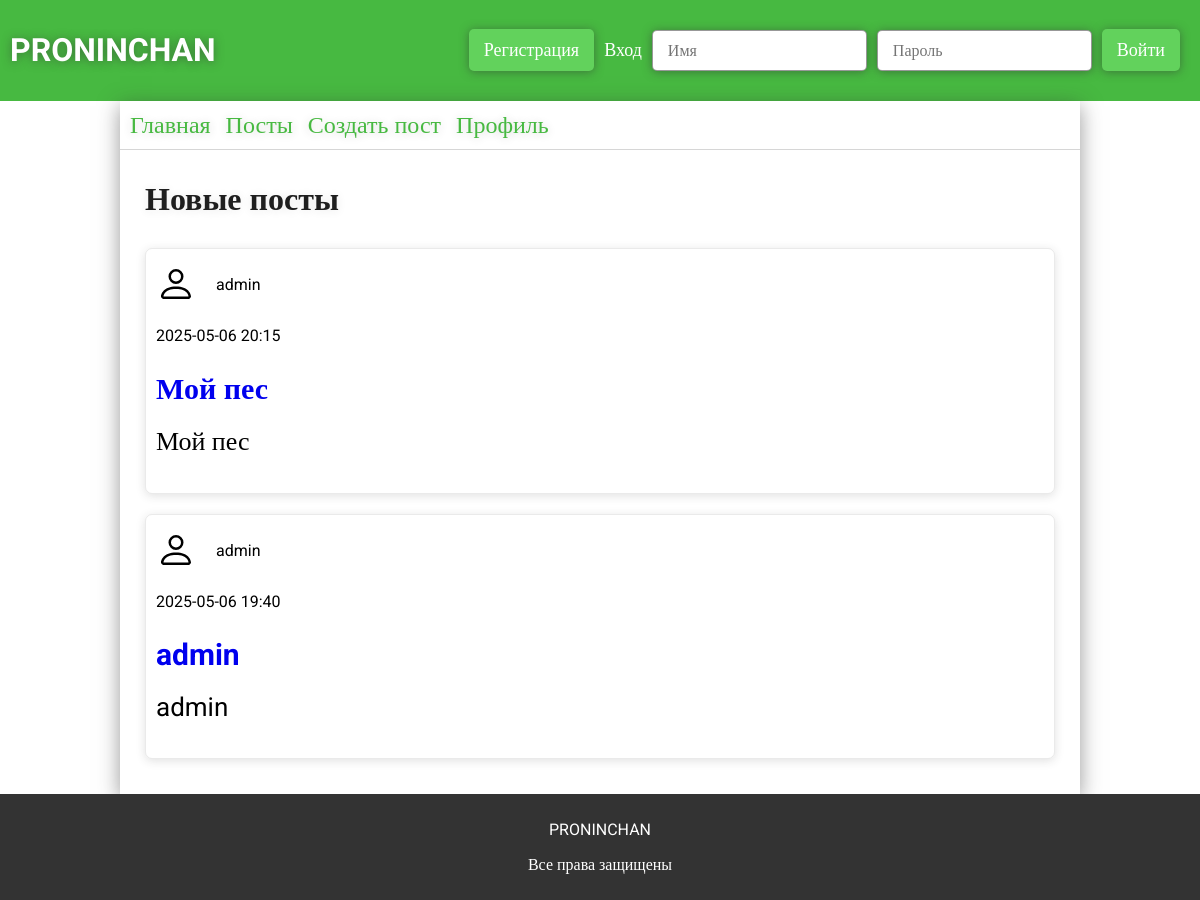
Before: / with the older database file.
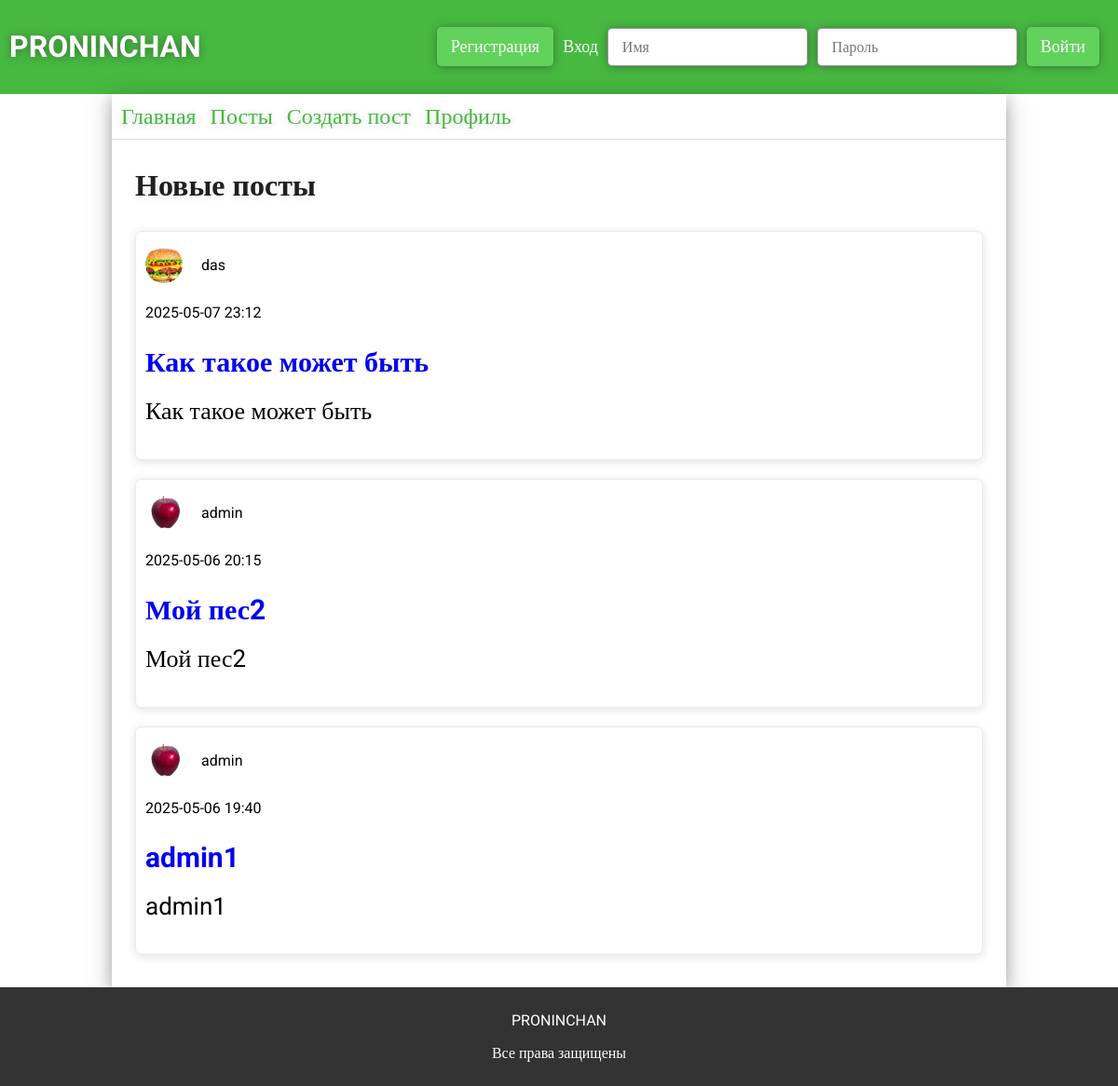
After: the same page with the newer database file.
### app.py (models this page shows)
class ForumPosts(db.Model):
    __tablename__ = 'forum_posts'
    id = db.Column(db.Integer, primary_key=True)
    user_id = db.Column(db.Integer, db.ForeignKey('users.id'), nullable=False)
    theme = db.Column(db.String(124), nullable=False)
    text = db.Column(db.Text, nullable=False)
    section_id = db.Column(db.Integer, db.ForeignKey('forum_sections.id'), nullable=False)
    category_id = db.Column(db.Integer, db.ForeignKey('forum_categories.id'), nullable=False)
    created_at = db.Column(db.DateTime, default=datetime.now)
    user = db.relationship("Users", backref="posts")
    sections = db.relationship("ForumSections")
    categories = db.relationship("ForumCategory")
    all_comments = db.relationship("ForumComments", backref="forum_post", cascade="all, delete-orphan")

class Users(db.Model):
    __tablename__ = 'users'
    id = db.Column(db.Integer, primary_key=True)
    username = db.Column(db.String(32), unique=True, nullable=False)
    photo = db.Column(db.String(124))
    email = db.Column(db.String(64), unique=True, nullable=False)
    password = db.Column(db.String(30), nullable=False)
    access = db.Column(db.String(64), nullable=False, default='user')
    all_posts = db.relationship("ForumPosts", backref="user_author", cascade="all, delete-orphan")
    all_comments = db.relationship("ForumComments", backref="user_author")

### app.py (the view)
@app.route('/')
def main():
    new_posts = ForumPosts.query.order_by(ForumPosts.created_at.desc()).limit(5).all()
    if 'user' in session:
        try:
            access = (Users.query.filter_by(id=session['user']).first()).access
        except:
            return redirect(url_for('logout'))
        return render_template('main.html', new_posts = new_posts, access=access)
    else:
        return render_template('main.html', new_posts = new_posts)

### templates/main.html (shortened to what this page needs)
{% extends 'base.html' %}
{% block main %}
<link rel="stylesheet" href="{{ url_for('static', filename='css/main.css') }}">
    <div class="container">
        <h3>Новые посты</h3>
        {% for post in new_posts %}
            <div class="post" id="post-{{post.id}}">
                <div class="posts-container-created">
                    <div>
                       <img src="{{ url_for('static', filename=post.user.photo) if post.user.photo else url_for('static', filename='img/person.svg') }}" alt="">
                        <p class="user-{{post.user.id}}">{{post.user.username}}{% if access == 'admin' %}<button class="ban-button" value="{{post.user.id}}" data-user="{{post.user.username}}">забанить</button>{% endif %}</p>
                    </div>
                    <p class="post-created">{{post.created_at.strftime('%Y-%m-%d %H:%M')}}</p>
                </div>
                <a class="post-theme" href="{{url_for('post', post=post.id)}}">{{post.theme}}</a>
                <p class="post-text"  data-text="{{post.text}}">{{post.text | truncate(150, True, '...')}}</p>
            </div>
        {% endfor %}
    </div>
{% endblock %}

### templates/base.html (shortened to what this page needs)
<!DOCTYPE html>
<html lang="en">
<head>
    <link rel="stylesheet" href="{{ url_for('static', filename='css/base.css') }}">
</head>
<body>
    <header class="header">
        <h1>PRONINCHAN</h1>
        <div>
            {% if not session['user'] %}
            <button id="reg-btn">Регистрация</button>
            <form action="" id="log-form">
                <p id="log-message">Вход</p>
                <input type="text" name="login" id="login" placeholder="Имя">
                <input type="password" name="password" id="password" placeholder="Пароль">
                <button>Войти</button>
            </form>
            {% else %}
                <button><a href="{{url_for('logout')}}">Выйти</a></button>
            {% endif %}
        </div>
    </header>
    <main class="main">
        <div class="main-links">
            <a href="{{url_for('main')}}">Главная</a>
            <a href="{{url_for('posts')}}">Посты</a>
            <a href="{{url_for('create')}}">Создать пост</a>
            <a href="{{url_for('profile')}}">Профиль</a>
        </div>
        {% block main %}{% endblock %}
    </main>
    <footer class="footer">
        <p>PRONINCHAN</p>
        <p>Все права защищены</p>
    </footer>
</body>
</html>

### static/css/base.css (style rules this page uses)
* { font-family: "Roboto"; }
body { margin: 0; padding: 0; display: flex; flex-direction: column; min-height: 100vh; }
header { padding: 10px; background-color: #47b941; display: flex; justify-content: space-between; align-items: center; }
header h1 { color: white; text-shadow: 0 1px 10px rgba(51, 51, 51, 0.5); }
header div { display: flex; align-items: center; }
header div form { display: flex; align-items: center; gap: 10px; }
header div button { padding: 10px 15px; border: none; border-radius: 5px; background-color: #62d25c; color: white; margin-right: 10px; font-size: 18px; cursor: pointer; transition: 0.3s ease; box-shadow: 0 1px 10px rgba(51, 51, 51, 0.5); }
header div input { margin: 0; padding: 10px 15px; border-radius: 5px; font-size: 16px; border: 1px solid rgba(51, 51, 51, 0.5); box-shadow: 0 1px 10px rgba(51, 51, 51, 0.5); }
header div p { font-size: 18px; color: white; }
.main { box-shadow: 0px 5px 20px rgba(51, 51, 51, 0.5); width: 80%; margin: 0 auto; display: flex; flex-direction: column; flex: 1; }
.main .main-links { padding: 10px; display: flex; gap: 15px; font-size: 24px; border-bottom: 1px solid rgba(51, 51, 51, 0.2); }
.main .main-links a { text-decoration: none; color: #47b941; transition: 0.3s ease; text-shadow: 0 1px 10px rgba(51, 51, 51, 0.2); }
.footer { background-color: rgb(51, 51, 51); color: white; text-align: center; padding: 10px; }

### static/css/main.css (style rules this page uses)
.container { padding: 25px; display: flex; flex-direction: column; justify-content: center; }
.container h3 { font-size: 32px; margin: 5px 0 20px 0; color: rgb(31, 31, 31); text-shadow: 0 1px 10px rgba(51, 51, 51, 0.1); }
.container .post { padding: 10px; border: 1px solid rgba(51, 51, 51, 0.1); box-shadow: 0 2px 10px rgba(51, 51, 51, 0.15); border-radius: 7px; overflow: hidden; display: flex; flex-direction: column; flex-wrap: wrap; margin: 10px 0; position: relative; }
.container .post .post-theme { flex: 1; text-decoration: none; font-size: 30px; font-weight: bolder; margin: 10px 0; }
.container .post .posts-container-created div { display: flex; align-items: center; }
.container .post .posts-container-created div img { width: 40px; height: 40px; border-radius: 50%; overflow: hidden; -o-object-fit: cover; object-fit: cover; margin-right: 20px; }
.container .post .posts-container-created .post-created { margin-right: 30px; }
.container .post .post-text { font-size: 26px; margin-top: 10px; }

Changed rows visible on the page:
added ForumPosts: photo (picture), user.username "das", created_at "2025-05-07 23:12", theme "Как такое может быть", text "Как такое может быть"
changed ForumPosts: photo: picture added in place of a placeholder; theme "Мой пес" → "Мой пес2"; text "Мой пес" → "Мой пес2"
changed ForumPosts: photo: picture added in place of a placeholder; theme "admin" → "admin1"; text "admin" → "admin1"
